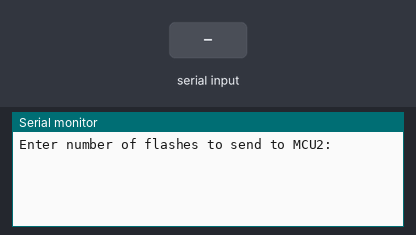
This sketch was run on a simulated Arduino Uno, built with avr-gcc and run on an emulated ATmega328P. On the bench: the last lines printed to the serial monitor. Inputs (shaded band) come from the test bench.

Above: at 1.2 s.
1.3 s: "90,45\n" received over the second serial link
At 2.1 s:
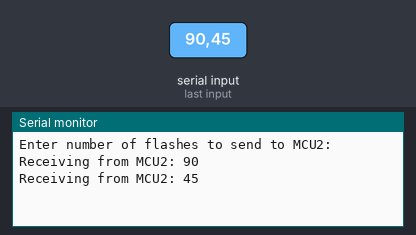
2.8 s: "30,150\n" received over the second serial link
At 4.4 s:
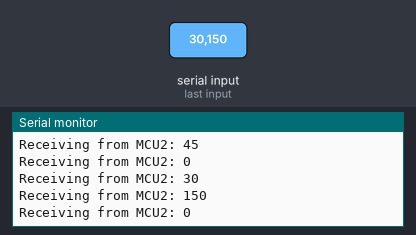
Timing chart, 0 to 5.9 s (numbered marks = the images above; inputs shaded):
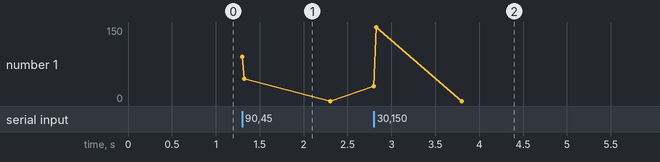

Measured:
- after the input at 1.3 s, the serial monitor: prints a new line at once (image 1)
- after the input at 2.8 s, the serial monitor: prints a new line at once (image 2)

The sketch:

MCU1.ino
```cpp
/* SoftwareSerial example, MCU1 to MCU2. This sketch is for MCU1 - the master, sending commands to MCU2.
 * Author: D. Dubins
 * Date: 10-Dec-24

 * Description: This project illustrates how to get one MCU to send commands to another through a SoftwareSerial connection.
 * This sketch is for the first MCU (MCU1). The second MCU (MCU2) will be powered parasitically through the Vin and GND pins of MCU1.
 * This is hookup is optional though, they can be independently powered. GND should be connected between MCU1 and MCU2.
 *
 * MCU1 reads an integer from the Serial Monitor, and sends a command to MCU2 through the SoftwareSerial connection.
 * MCU2 receives the command, executes a function, then reports back to MCU1.

 * Connections: (MCU1 - MCU2)
 * Vin - Vin (or power independently)
 * GND - GND
 * Pin 2 - Pin 3 (RX - TX)
 * Pin 3 - Pin 2 (TX - RX)
*/

#include <SoftwareSerial.h>       // include the software serial library
SoftwareSerial MCU2Serial(2, 3);  // define software serial connection to MCU2 (RX:2, TX:3)

void setup() {
  Serial.begin(9600);                                          // start serial connection
  MCU2Serial.begin(57600);                                     // start software serial connection with MCU2 (max speed for SoftwareSerial is 57600 for Uno)
  Serial.println("Enter number of flashes to send to MCU2:");  // ask user to enter a number
}

void loop() {
  int snd, rcv;               // define bytes for sending and receiving data
  if (Serial.available()) {   // if user has entered something on the Serial Monitor
    snd = Serial.parseInt();  // store it to snd
    MCU2Serial.print(snd);    // send snd to MCU2
  }
  if (MCU2Serial.available()) {             // listen for response from MCU2Serial
    rcv = MCU2Serial.parseInt();            // store it to rcv
    Serial.print("Receiving from MCU2: ");  // prompt user
    Serial.println(rcv);                    // send rcv to the regular Serial Monitor
  }
}
```
